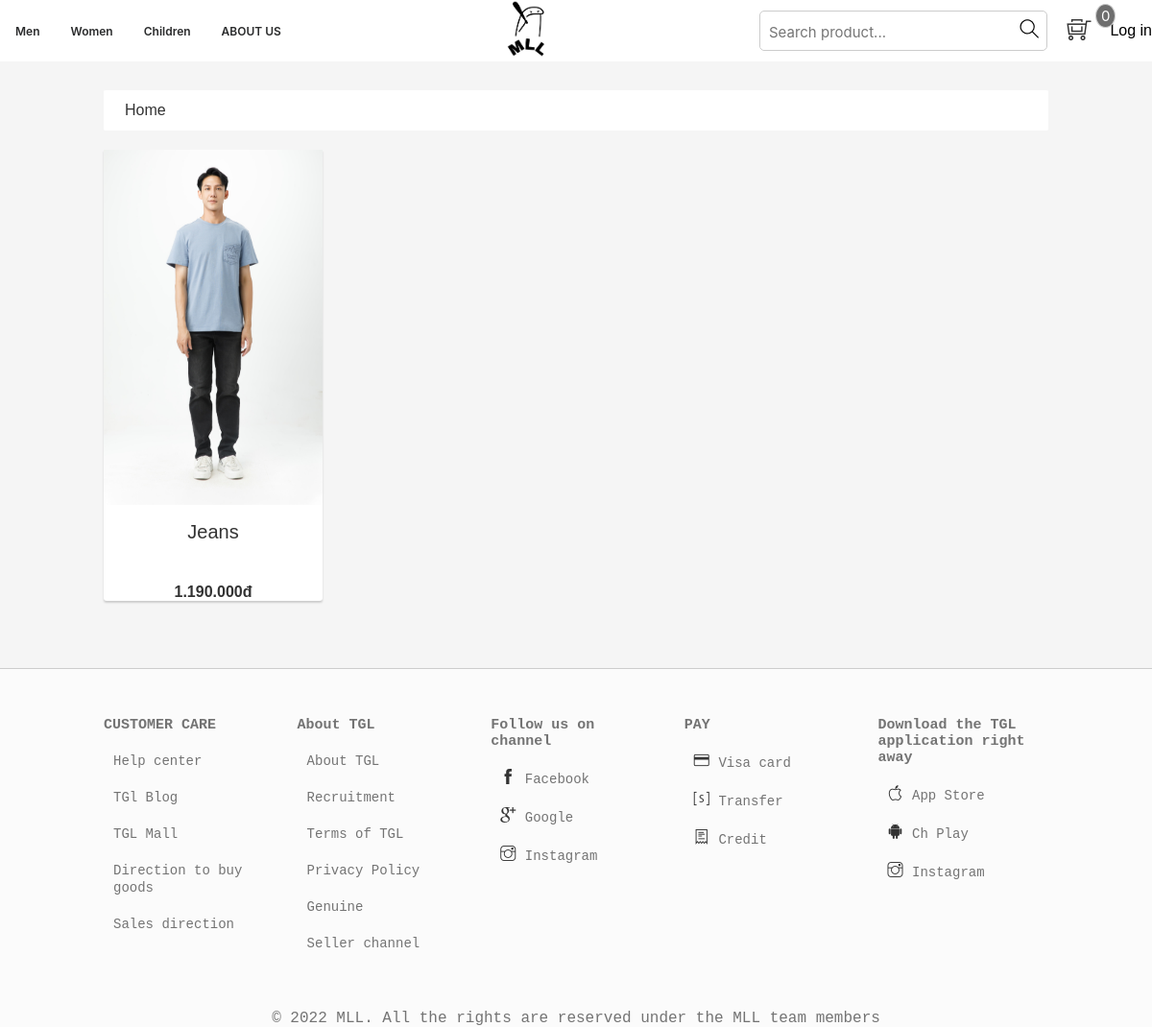
/listProduct.php?idBrand=15&type=0, run on the app's committed database.
### tables this page shows
CREATE TABLE `tbl_product` (
  `productId` int(100) NOT NULL,
  `productName` tinytext NOT NULL,
  `catId` int(110) NOT NULL,
  `brandId` int(110) NOT NULL,
  `product_desc` text NOT NULL,
  `type` int(11) NOT NULL,
  `price` bigint(255) NOT NULL,
  `image` varchar(255) NOT NULL,
  `typeProductId` int(100) NOT NULL,
  `quantity` bigint(20) NOT NULL
);

### classses/product.php (called while the page is built, shortened)
<?php
$filepath = realpath(dirname(__FILE__));
include_once($filepath . '/../lib/database.php');
?>
<?php
class product
{
    private $db;
    public function __construct()
    {
        $this->db = new Database();
    }
    public function getproductbyBrandId($id,$type)
    {
        $sp_tungtrang = 8;
        if(!isset($_GET['trang'])){
            $trang = 1;
        }else{
            $trang = $_GET['trang'];
        }
        $product_start = ($trang-1)*$sp_tungtrang;
        $query = "SELECT pd.* , br.brandName
        FROM tbl_product AS pd INNER JOIN tbl_brand AS br ON pd.brandId=br.brandId
        WHERE pd.brandId  = '$id' AND pd.type = '$type'  LIMIT $product_start,$sp_tungtrang";
        $result = $this->db->select($query);
        return $result;
    }
}
?>

### lib/database.php (called while the page is built, shortened)
<?php
    Class Database{
        public $host   = DB_HOST;
        public $user   = DB_USER;
        public $pass   = DB_PASS;
        public $dbname = DB_NAME;
        public $link;
        private function connectDB(){
        $this->link = new mysqli($this->host, $this->user, $this->pass,
            $this->dbname);
        }
        public function select($query){
            $result = $this->link->query($query) or
            die($this->link->error.__LINE__);
            if($result->num_rows > 0){
                return $result;
            } else {
                return false;
            }
        }
}

### inc/handle.php (called while the page is built, shortened)
<?php
    include_once 'lib/database.php';
	$product = new product();
?>

### listProduct.php (the view, shortened to what this page needs)
<?php include './inc/handle.php' ?>
<!DOCTYPE html>
<html lang="en">
<head>
    <link rel="stylesheet" href="https://pro.fontawesome.com/releases/v5.10.0/css/all.css" />
    <link rel="stylesheet" type="text/css" href="assets/css/main.css">
    <link rel="stylesheet" type="text/css" href="assets/css/listProduct.css">
    <link rel="stylesheet" type="text/css" href="assets/css/grid.css">
    <link rel="stylesheet" href="assets/font/themify-icons/themify-icons.css">
</head>
<body>
    <section class="app">
        <?php include 'inc/header.php' ?>
        <?php
        if (isset($_GET['type'])) {
            $type = $_GET['type'];
        }
        if (isset($_GET['idBrand'])) {
            $getProduct = $product->getproductbyBrandId($_GET['idBrand'],$type);
        }
        ?>
        <div class="app_search">
            <div class="pc">
                <div class="grid wide" style="max-width: 1300px ;">
                    <div class="row">
                        <div class="col l-12">
                            <div class="home-filter">
                                <div class="home-filter__page">
                                    <div class="sm-gutter app__header">
                                        <span class="title-direct"><a href="index.php">Home</a></span>
                                    </div>
                                </div>
                            </div>
                            <div class="home-suggestion">
                                <div class="row">
                                    <?php
                                    if ($getProduct) {
                                        while ($result = $getProduct->fetch_assoc()) {
                                    ?>
                                            <div class="col l-3">
                                                <a style="text-decoration: none;shape-rendering: #333;color: #333;" href="chitietsanpham.php?productId=<?php echo $result['productId'] ?>&&brandId=<?php echo $result['brandId']?>&&type=<?php echo $result['type']?>">
                                                    <div class="home-product-item">
                                                        <img src="./admin/upload/<?php echo $result['image'] ?>" alt="" class="home-product-item_img">
                                                        <span class="home-product-item_name"><?php echo $result['productName'] ?></span>
                                                        <div class="home-product-item_price">
                                                            <span class="home-product-item_price"><?php echo number_format($result['price'], 0, ',', '.') . "" . "đ"?></span>
                                                        </div>
                                                    </div>
                                                </a>
                                            </div>
                                    <?php
                                        }
                                    } else {
                                        ?>
                                        <div style="margin:20px auto;">No products</div>
                                    <?php
                                    }
                                    ?>
                                </div>
                            </div>
                        </div>
                    </div>
                </div>
            </div>
        </div>
        <?php include './inc/footer.php' ?>
    </section>
</body>
</html>

### data on the page
tbl_product: image (picture), productName "Jeans", price "1.190.000"
